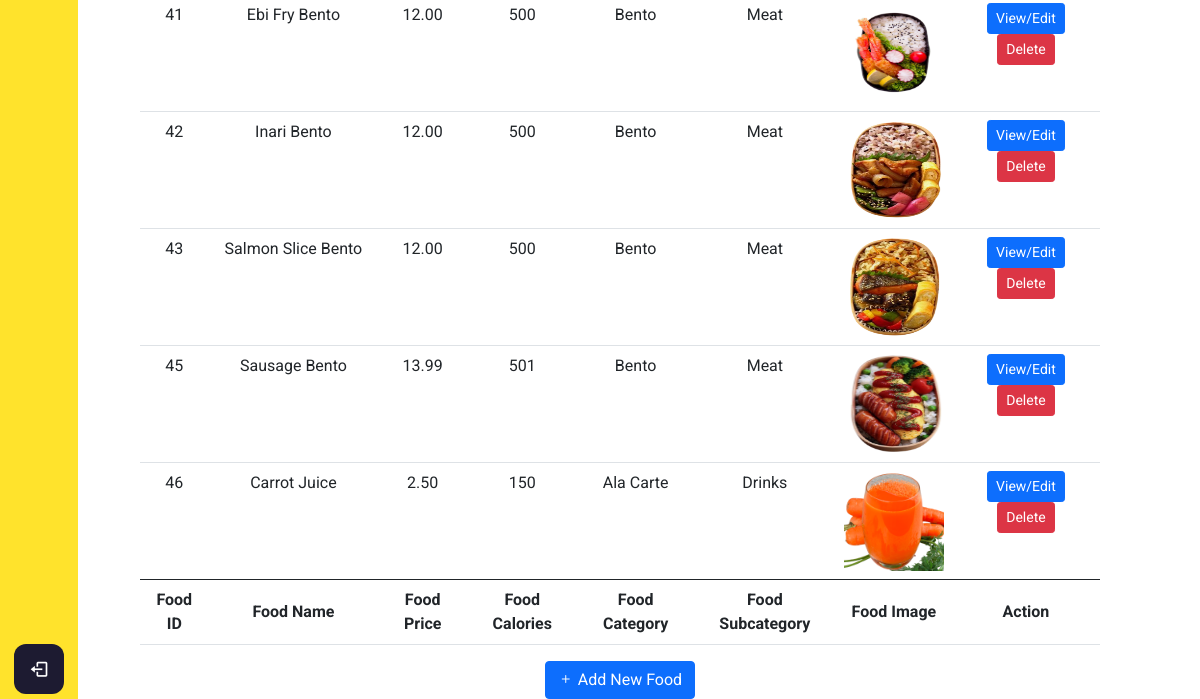
Before: /admin/test.php (lower part) with the older database file.
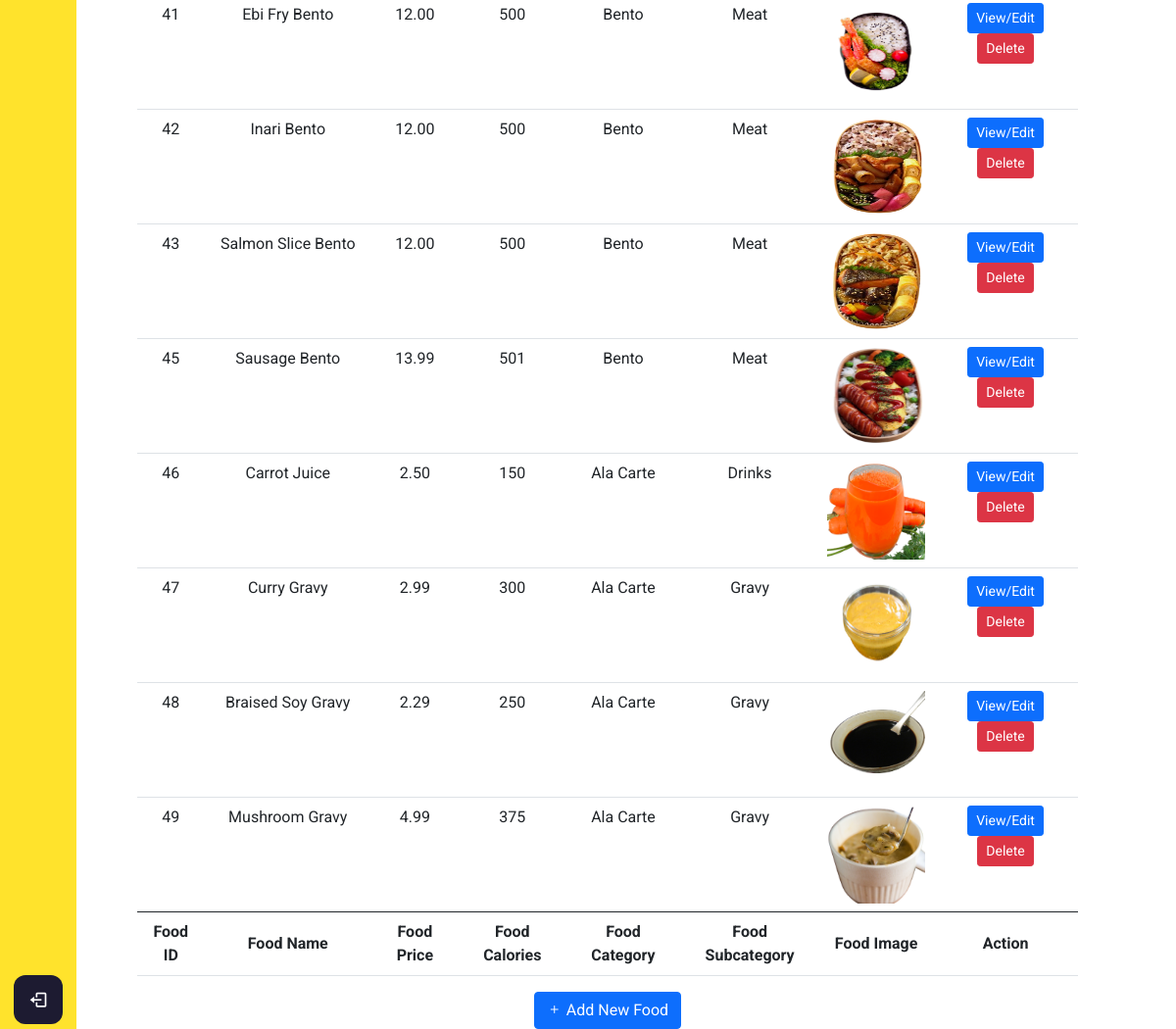
After: the same page with the newer database file.
### tables this page shows
CREATE TABLE `food` (
  `food_id` int(11) NOT NULL,
  `food_name` varchar(255) NOT NULL,
  `food_category` varchar(128) NOT NULL,
  `food_subcategory` varchar(128) NOT NULL,
  `food_healthierchoice` smallint(6) DEFAULT '0',
  `food_vegan` smallint(6) DEFAULT NULL,
  `food_price` decimal(10,2) NOT NULL,
  `food_calories` int(11) NOT NULL,
  `food_img` varchar(256) DEFAULT NULL
);

### config/db.php (called while the page is built, shortened)
<?php
class DB {
  protected static $mdb = null;
  public static function getMDB() {
    $mdb = DB::$mdb;
    if ($mdb === null) {
      $mdb = DB::$mdb = new MeekroDB();
    }
    $mdb->sync_config();
    return $mdb;
  }
  public static function query() { $args = func_get_args(); return call_user_func_array(array(DB::getMDB(), 'query'), $args); }
}
class MeekroDB {
  public $encoding = 'latin1';
  public $connect_options = array(MYSQLI_OPT_CONNECT_TIMEOUT => 30);
  public $internal_mysql = null;
  public function __construct($host=null, $user=null, $password=null, $dbName=null, $port=null, $encoding=null, $socket=null)  {
    if ($encoding === null) $encoding = DB::$encoding;
    $this->encoding = $encoding;
  }
  public function get() {
    $mysql = $this->internal_mysql;
    if (!($mysql instanceof MySQLi)) {
      $mysql = new mysqli();
      foreach ($this->connect_options as $key => $value) {
        $mysql->options($key, $value);
      }
      $mysql->set_charset($this->encoding);
      $this->internal_mysql = $mysql;
    }
    return $mysql;
  }
  protected function preparseQueryParams() {
    $args = func_get_args();
    $sql = trim(strval(array_shift($args)));
    $args_all = $args;
    if (count($args_all) == 0) return array($sql);
    $chunkyQuery = array();
    return $chunkyQuery;
  }
  public function parseQueryParams() {
    $args = func_get_args();
    $chunkyQuery = call_user_func_array(array($this, 'preparseQueryParams'), $args);
    $query = '';
    foreach ($chunkyQuery as $chunk) {
      if (is_string($chunk)) {
        $query .= $chunk;
        continue;
      }
      $result = '';
      $query .= $result;
    }
    return $query;
  }
  protected function prependCall($function, $args, $prepend) { array_unshift($args, $prepend); return call_user_func_array($function, $args); }
  public function query() { $args = func_get_args(); return $this->prependCall(array($this, 'queryHelper'), $args, 'assoc'); }
  protected function queryHelper() {
    $args = func_get_args();
    $type = array_shift($args);
    $db = $this->get();
    $is_buffered = true;
    $row_type = 'assoc';
    $full_names = false;
    $sql = call_user_func_array(array($this, 'parseQueryParams'), $args);
    $result = $db->query($sql, $is_buffered ? MYSQLI_STORE_RESULT : MYSQLI_USE_RESULT);
    $return = array();
    while ($row = ($row_type == 'assoc' ? $result->fetch_assoc() : $result->fetch_row())) {
      $return[] = $row;
    }
    return $return;
  }
}
?>

### admin/test.php (the view, shortened to what this page needs)
<?php
include "../config/db.php";
?>
<!DOCTYPE html>
<html lang="en" dir="ltr">
  <head>
    <link rel="stylesheet" href="adminstyle.css">
    <link href='https://unpkg.com/boxicons@2.0.7/css/boxicons.min.css' rel='stylesheet'>
    <link href="https://cdn.jsdelivr.net/npm/bootstrap@5.0.0-beta3/dist/css/bootstrap.min.css" rel="stylesheet">
    <link rel="stylesheet" href="https://cdn.jsdelivr.net/npm/bootstrap-icons@1.4.1/font/bootstrap-icons.css">
   </head>
<body>
  <?php
  include "adminheader.php";
  ?>
  <div class="home_content">
    <table class="table table-hover">
        <tbody>
        <?php
        $getFoodQuery = DB::query("SELECT * FROM food");
        foreach($getFoodQuery as $getFoodResult){
        ?>
            <tr class="fooddata fooddata<?php echo $getFoodResult['food_id']; ?>">
              <td class="foodid"><?php echo $getFoodResult['food_id']; ?></td>
              <td class="foodname"><?php echo ucwords($getFoodResult['food_name']); ?></td>
              <td class="foodname"><?php echo $getFoodResult['food_price']; ?></td>
              <td class="foodcalories"><?php echo $getFoodResult['food_calories']; ?></td>
              <td class="foodcategory"><?php echo ucwords($getFoodResult['food_category']); ?></td>
              <td class="foodsubcategory"><?php echo ucwords($getFoodResult['food_subcategory']); ?></td>
              <td class="foodsimg"><img src="<?php echo $getFoodResult['food_img']; ?>"></td>
              <td><button type="button" class="btn btn-primary btn-sm editFood" id="editFood" value="editFood" data-id="<?php echo $getFoodResult['food_id']; ?>" data-bs-toggle="modal" data-bs-target="#foodinfo<?php echo $getFoodResult['food_id']; ?>" >View/Edit</button>
                  <button type="button" class="btn btn-danger btn-sm deleteFood" data-id="<?php echo $getUserResult['food_id']; ?>" data-name="<?php echo $getFoodResult['food_name']; ?>">Delete</button>
              </td>
            </tr>
        <?php
        }
        ?>
        </tbody>
        <tfoot>
          <tr>
            <th scope="col">Food ID</th>
            <th scope="col">Food Name</th>
            <th scope="col">Food Price</th>
            <th scope="col">Food Calories</th>
            <th scope="col">Food Category</th>
            <th scope="col">Food Subcategory</th>
            <th scope="col">Food Image</th>
            <th scope="col">Action</th>
          </tr>
        </tfoot>
    </table>
    <button type="button" data-bs-toggle="modal" data-bs-target="#addFood" class="btn btn-primary"><i class="bi bi-plus"></i> Add New Food</button>
  </div>
</body>
</html>

Changed rows visible on the page:
added food: food_id "47", food_name "Curry Gravy", food_price "2.99", food_calories "300", food_category "Ala Carte", food_subcategory "Gravy", food_img (picture)
added food: food_id "48", food_name "Braised Soy Gravy", food_price "2.29", food_calories "250", food_category "Ala Carte", food_subcategory "Gravy", food_img (picture)
added food: food_id "49", food_name "Mushroom Gravy", food_price "4.99", food_calories "375", food_category "Ala Carte", food_subcategory "Gravy", food_img (picture)
